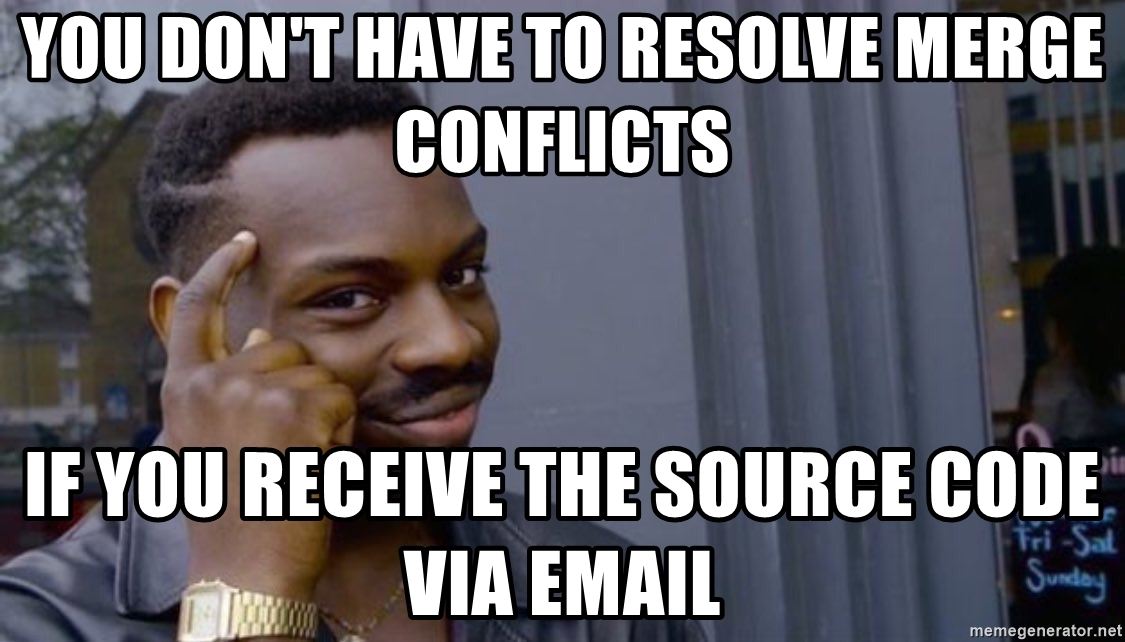
#> input picture image/merge_conflict.jpg, 1125 x 642 px
$ python sepia.py
#> lines starting #> are read from the running program, lines starting #| are printed output that depends on the picture
#> further down, img is the input picture: PIL image 1125x642 RGB; mean R, G, B 99.5, 97.1, 102.8
#-*- conding utf-8 -*-

from PIL import Image
import os


"""
This module contain the function:

-sepia :
    add a sépia effect on the picture.

"""

def sepia(img, variation=(45,10,10)):
    """
    The function change the image in black_and_white and change according to
    variation parameter default: (45,10,10)
    """
#> called with variation = (45, 10, 10)

    img.paste(img.convert("L"))
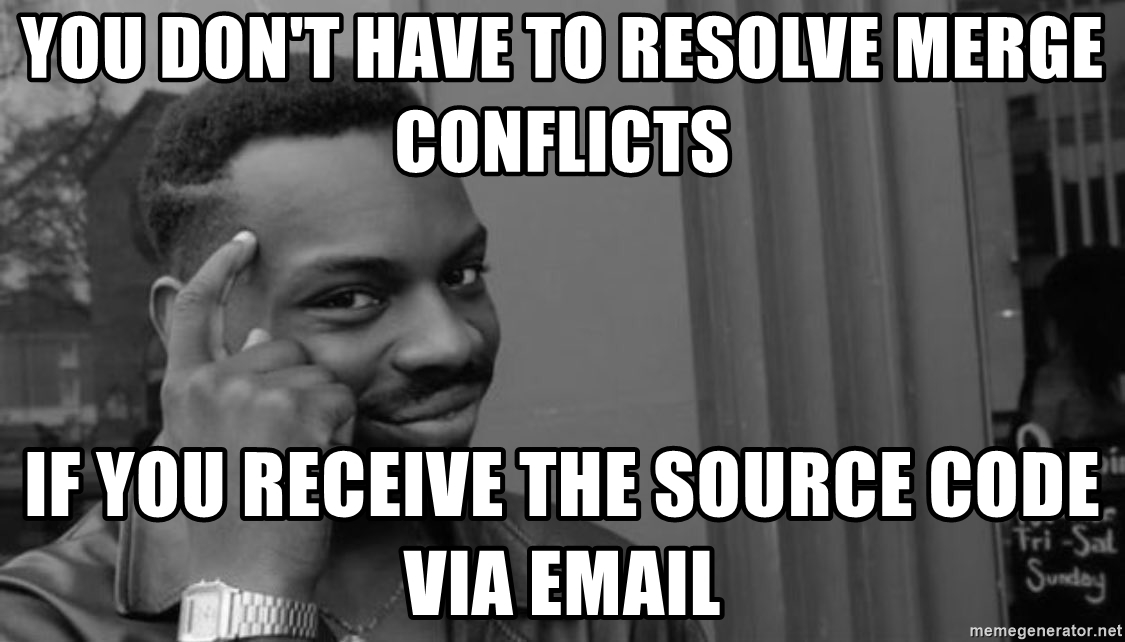
#> img: PIL image 1125x642 RGB; min 0, max 255, mean 98.5
    px = img.load()

    size_x, size_y = img.size
#> size_x = 1125; size_y = 642

    for y in range(size_y):
        for x in range(size_x):
            ppx = px[x,y]
            new = (ppx[0] + variation[0], ppx[1] + variation[1], ppx[2] + variation[2])
            px[x,y] = new


if __name__ == "__main__":
    img = Image.open("../image/merge_conflict.jpg")
    print ("Sepia: \n")
    sepia(img)
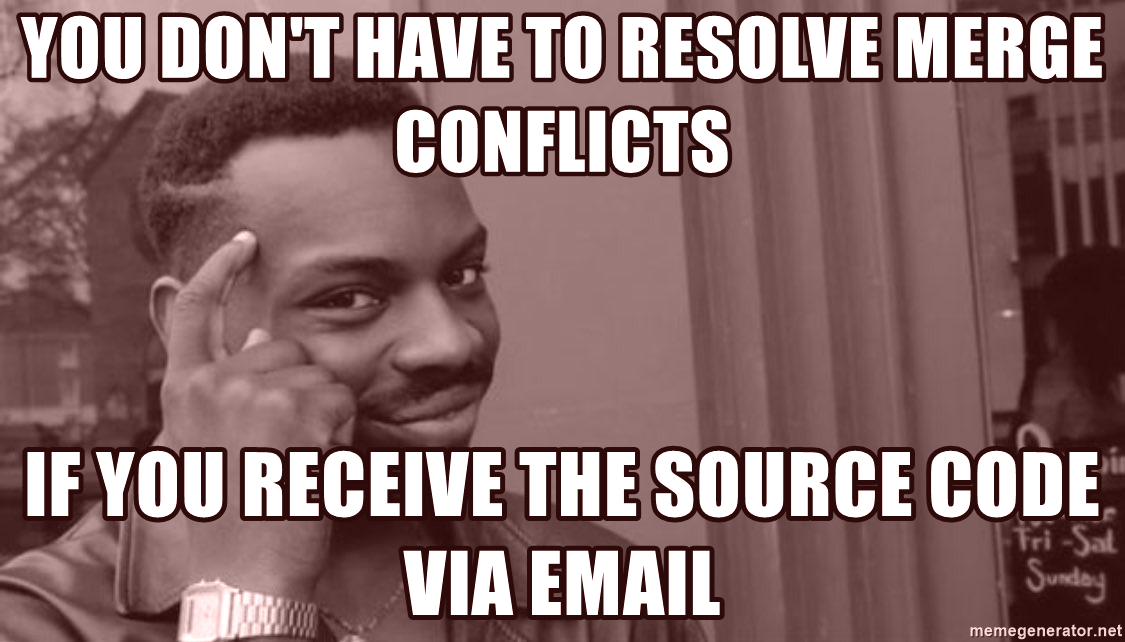
#> img: PIL image 1125x642 RGB; mean R, G, B 136.8, 107.1, 107.1
    img.show()
    os.system("pause")

$ run again, with image/a.jpg copied over image/merge_conflict.jpg
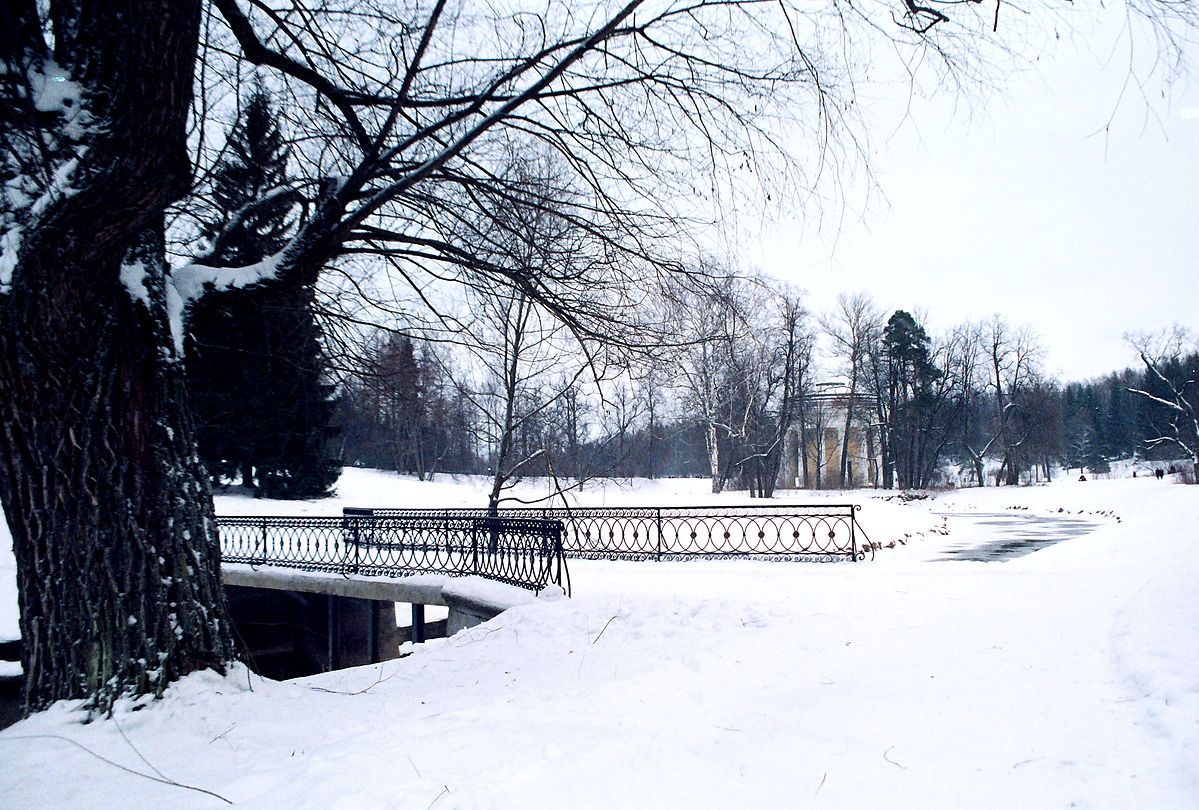
#> input picture image/a.jpg, 1199 x 810 px
#> img is the input picture: PIL image 1199x810 RGB; mean R, G, B 158.1, 164.2, 175.3
#> in sepia, `img.paste(img.convert("L"))`:
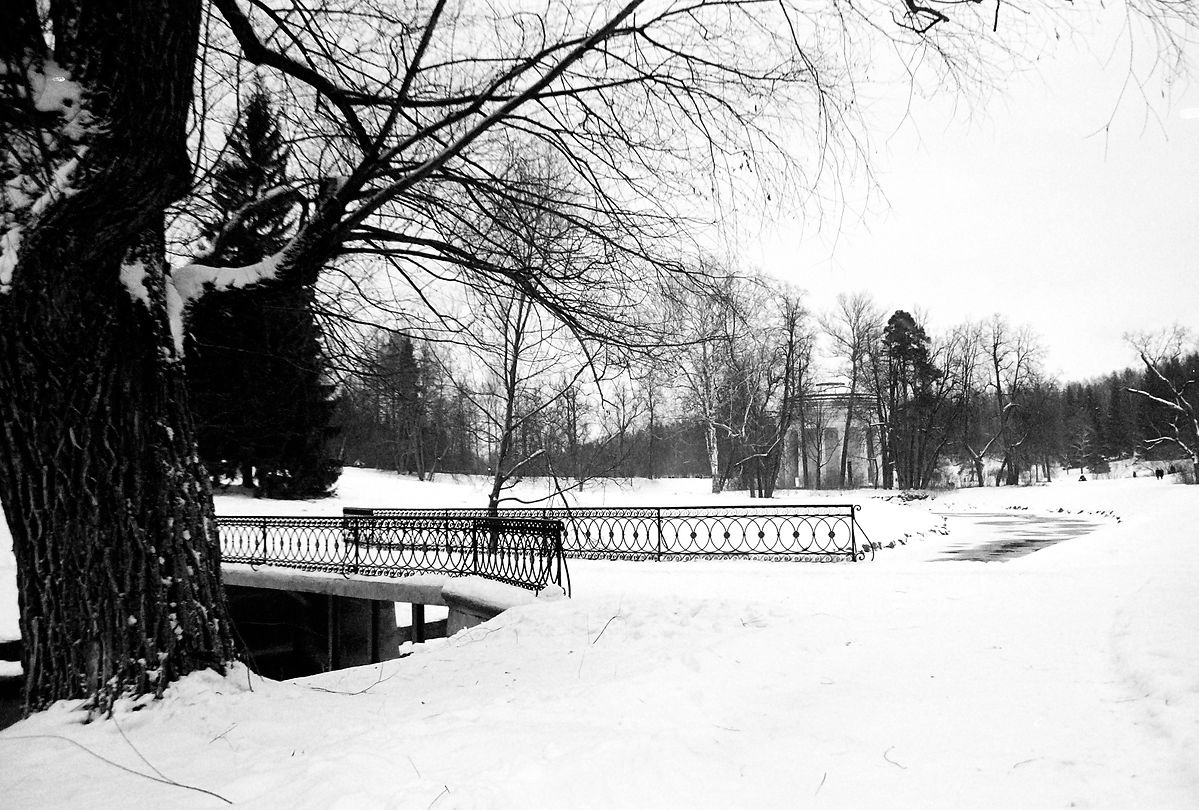
#> img: PIL image 1199x810 RGB; min 0, max 255, mean 163.6
#> `sepia(img)`:
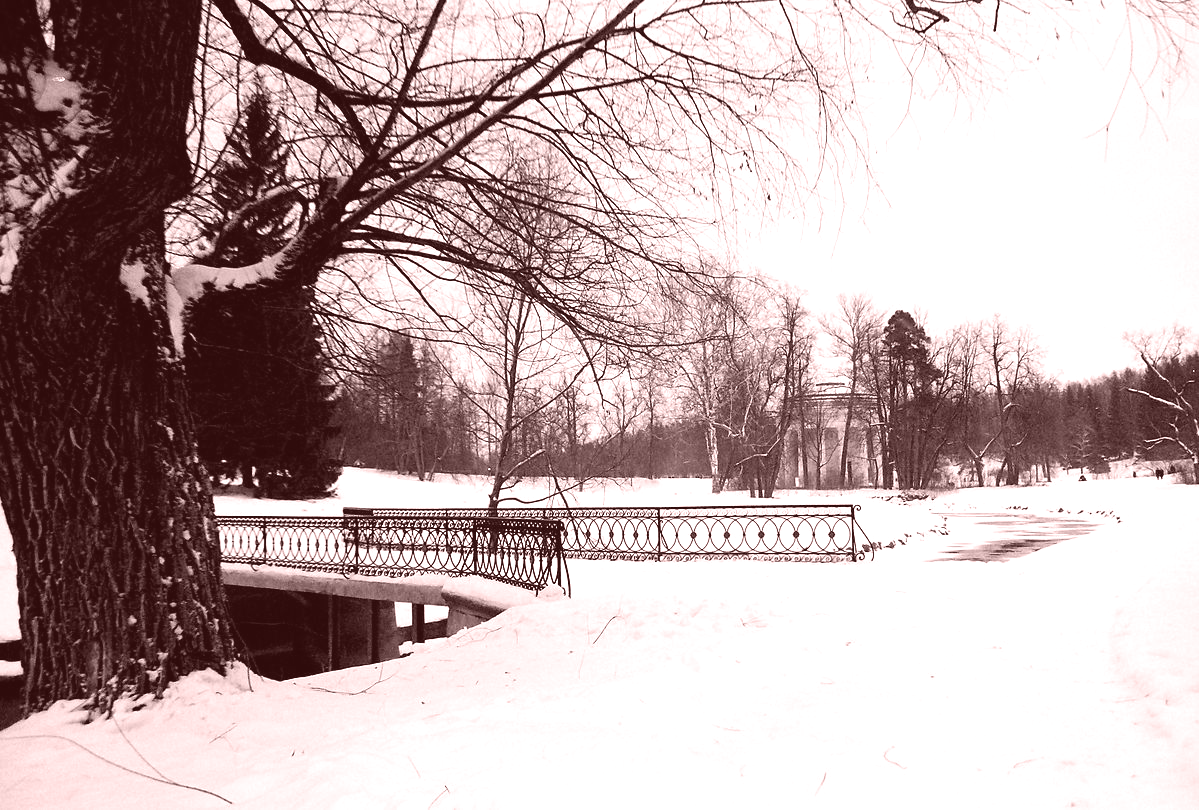
#> img: PIL image 1199x810 RGB; mean R, G, B 190.8, 172.1, 172.1
